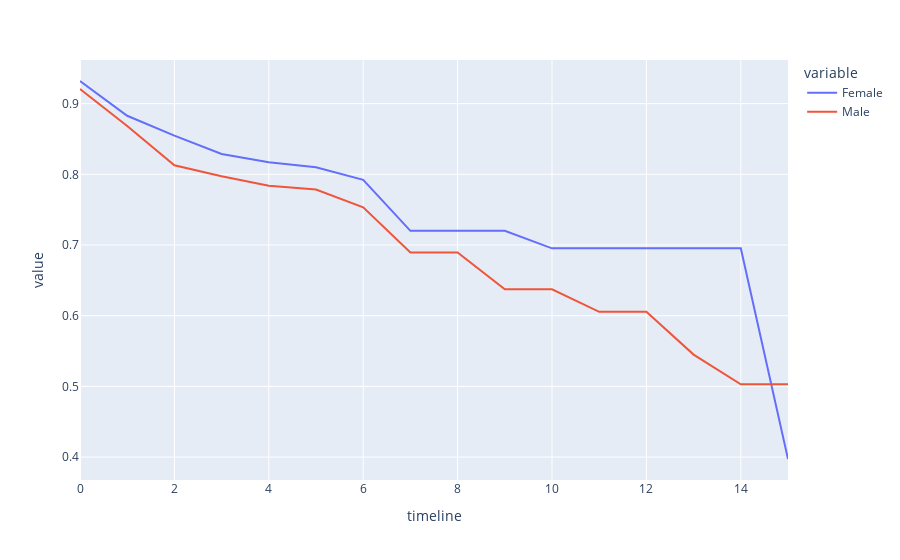

Here is the notebook cell this chart was saved with:
### Markdown cell above
## 3. Let's look at retention rate by gender from a third perspective - the number of years since the employee's last promotion. Generate and plot a survival curve showing this.

### Code cell
emp_rates = survival(data, 'Gender', 'YearsSinceLastPromotion', 'Attrition')
px.line(emp_rates, x=emp_rates.index, y=['Female', "Male"]).show()

### Figure 1 — Plotly figure (JSON) as saved in the notebook; plotly's stock layout.template omitted (floating-point values rounded to 4 significant figures)
{"data": [{"hovertemplate": "variable=Female<br>timeline=%{x}<br>value=%{y}<extra></extra>", "legendgroup": "Female", "line": {"color": "#636efa", "dash": "solid"}, "mode": "lines", "name": "Female", "orientation": "v", "showlegend": true, "type": "scatter", "x": [0, 1, 2, 3, 4, 5, 6, 7, 8, 9, 10, 11, 12, 13, 14, 15], "xaxis": "x", "y": [0.932, 0.8828, 0.8547, 0.8288, 0.817, 0.8099, 0.7921, 0.7201, 0.7201, 0.7201, 0.6952, 0.6952, 0.6952, 0.6952, 0.6952, 0.3973], "yaxis": "y"}, {"hovertemplate": "variable=Male<br>timeline=%{x}<br>value=%{y}<extra></extra>", "legendgroup": "Male", "line": {"color": "#EF553B", "dash": "solid"}, "mode": "lines", "name": "Male", "orientation": "v", "showlegend": true, "type": "scatter", "x": [0, 1, 2, 3, 4, 5, 6, 7, 8, 9, 10, 11, 12, 13, 14, 15], "xaxis": "x", "y": [0.9206, 0.8684, 0.8128, 0.7971, 0.7838, 0.7785, 0.7534, 0.6894, 0.6894, 0.6374, 0.6374, 0.6055, 0.6055, 0.5449, 0.503, 0.503], "yaxis": "y"}], "layout": {"legend": {"title": {"text": "variable"}, "tracegroupgap": 0}, "margin": {"t": 60}, "xaxis": {"anchor": "y", "domain": [0, 1], "title": {"text": "timeline"}}, "yaxis": {"anchor": "x", "domain": [0, 1], "title": {"text": "value"}}}}
